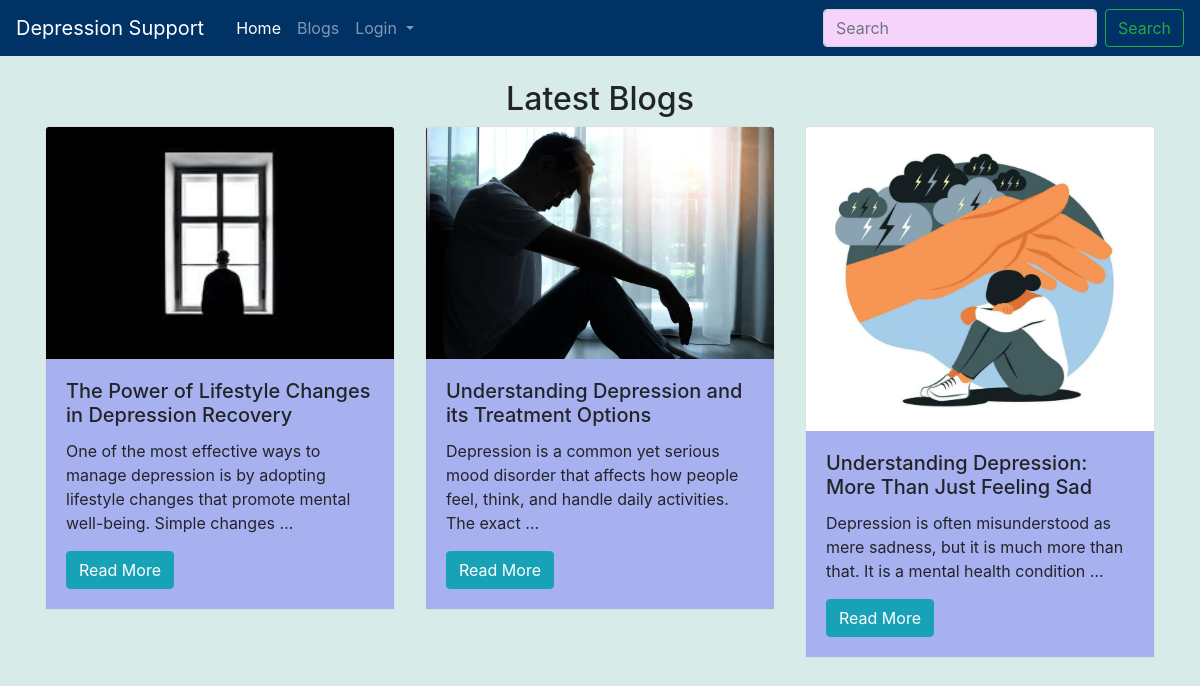
The app's page /blogs/ with its own data.
### home/models.py (models this page shows, shortened)
class Blog(models.Model):
    title = models.CharField(max_length=255)
    content = models.TextField()
    image = models.ImageField(upload_to='blog_images/', blank=True, null=True)
    author = models.ForeignKey(User, on_delete=models.CASCADE)
    created_at = models.DateTimeField(default=now)
    updated_at = models.DateTimeField(auto_now=True)

### home/views.py (the view)
# urls.py: path('blogs/', blog_list, name='blog-list'),
def blog_list(request):
    blogs = Blog.objects.all().order_by('-created_at')
    return render(request, 'home/blog_list.html', {'blogs': blogs})

### templates/home/blog_list.html
{% extends "home/base.html" %}
{% block body %}
<div class="container mt-4">
    <h2 class="text-center">Latest Blogs</h2>
    <div class="row">
        {% for blog in blogs %}
        <div class="col-md-4">
            <div class="card">
                {% if blog.image %}
                <img src="{{ blog.image.url }}" class="card-img-top" alt="{{ blog.title }}">
                {% endif %}
                <div class="card-body">
                    <h5 class="card-title">{{ blog.title }}</h5>
                    <p class="card-text">{{ blog.content|truncatewords:20 }}</p>
                    <a href="{% url 'blog-detail' blog.id %}" class="btn btn-info">Read More</a>
                </div>
            </div>
        </div>
        {% empty %}
        <p>No blogs available yet.</p>
        {% endfor %}
    </div>
</div>
{% endblock %}

### static/css/styles.css (style rules this page uses)
body { background-color: #d7ebe8; }
.card-body { -webkit-box-flex: 1; -ms-flex: 1 1 auto; flex: 1 1 auto; padding: 1.25rem; background-color: #a8b1ef; }

### records on screen
Blog: image (picture), title "The Power of Lifestyle Changes in Depression Recovery", content "One of the most effective ways to manage depression is by adopting lifestyle changes that promote mental well-being. Simple changes …"
Blog: image (picture), title "Understanding Depression and its Treatment Options", content "Depression is a common yet serious mood disorder that affects how people feel, think, and handle daily activities. The exact …"
Blog: image (picture), title "Understanding Depression: More Than Just Feeling Sad", content "Depression is often misunderstood as mere sadness, but it is much more than that. It is a mental health condition …"
